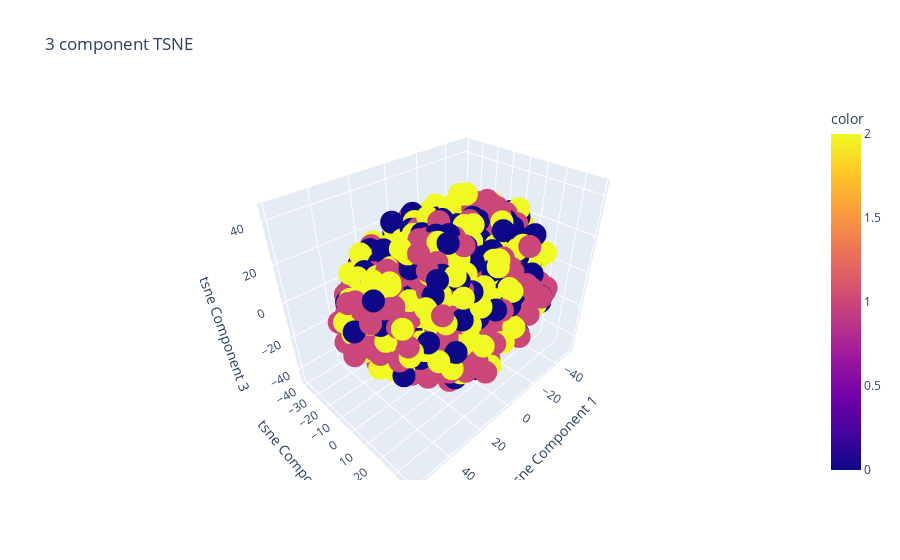

Notebook cell for this chart:
### Code cell
from sklearn.manifold import TSNE
tsne = TSNE(n_components=3, random_state=42)
tsne_results = tsne.fit_transform(X)
tsneDf = pd.DataFrame(data = tsne_results, columns = ['tsne component 1', 'tsne component 2', 'tsne component 3'])
# draw 3d scatter plot
fig = px.scatter_3d(tsneDf, x='tsne component 1', y='tsne component 2', z='tsne component 3', color=Y,
                    labels={'tsne component 1': 'tsne Component 1', 'tsne component 2': 'tsne Component 2',
                            'tsne component 3': 'tsne Component 3'}, title='3 component TSNE')
fig.show()
# save the figure as html file
fig.write_html("3 component TSNE.html")

### Figure 1 — Plotly figure (JSON) as saved in the notebook; plotly's stock layout.template omitted (floating-point values rounded to 4 significant figures; data arrays with more than 128 entries replaced by an {"elided": "..."} marker saying what was removed)
{"data": [{"hovertemplate": "tsne Component 1=%{x}<br>tsne Component 2=%{y}<br>tsne Component 3=%{z}<br>color=%{marker.color}<extra></extra>", "legendgroup": "", "marker": {"color": {"elided": "1470 int values"}, "coloraxis": "coloraxis", "symbol": "circle"}, "mode": "markers", "name": "", "scene": "scene", "showlegend": false, "type": "scatter3d", "x": {"elided": "1470 float values"}, "y": {"elided": "1470 float values"}, "z": {"elided": "1470 float values"}}], "layout": {"coloraxis": {"colorbar": {"title": {"text": "color"}}, "colorscale": [[0, "#0d0887"], [0.1111, "#46039f"], [0.2222, "#7201a8"], [0.3333, "#9c179e"], [0.4444, "#bd3786"], [0.5556, "#d8576b"], [0.6667, "#ed7953"], [0.7778, "#fb9f3a"], [0.8889, "#fdca26"], [1, "#f0f921"]]}, "legend": {"tracegroupgap": 0}, "scene": {"domain": {"x": [0, 1], "y": [0, 1]}, "xaxis": {"title": {"text": "tsne Component 1"}}, "yaxis": {"title": {"text": "tsne Component 2"}}, "zaxis": {"title": {"text": "tsne Component 3"}}}, "title": {"text": "3 component TSNE"}}}
